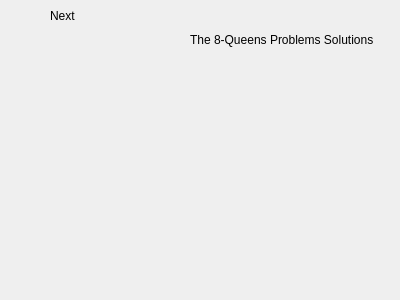
<?xml version="1.0" encoding="UTF-8"?>
<ui version="4.0">
 <class>Dialog</class>
 <widget class="QDialog" name="Dialog">
  <property name="geometry">
   <rect>
    <x>0</x>
    <y>0</y>
    <width>400</width>
    <height>300</height>
   </rect>
  </property>
  <property name="windowTitle">
   <string>Dialog</string>
  </property>
  <widget class="QLabel" name="label">
   <property name="geometry">
    <rect>
     <x>190</x>
     <y>20</y>
     <width>251</width>
     <height>41</height>
    </rect>
   </property>
   <property name="text">
    <string>  The 8-Queens Problems Solutions</string>
   </property>
   <property name="textFormat">
    <enum>Qt::RichText</enum>
   </property>
  </widget>
  <widget class="QLabel" name="label_2">
   <property name="geometry">
    <rect>
     <x>50</x>
     <y>10</y>
     <width>54</width>
     <height>12</height>
    </rect>
   </property>
   <property name="text">
    <string>Next</string>
   </property>
  </widget>
 </widget>
 <layoutdefault spacing="6" margin="11"/>
 <resources/>
 <connections/>
</ui>
